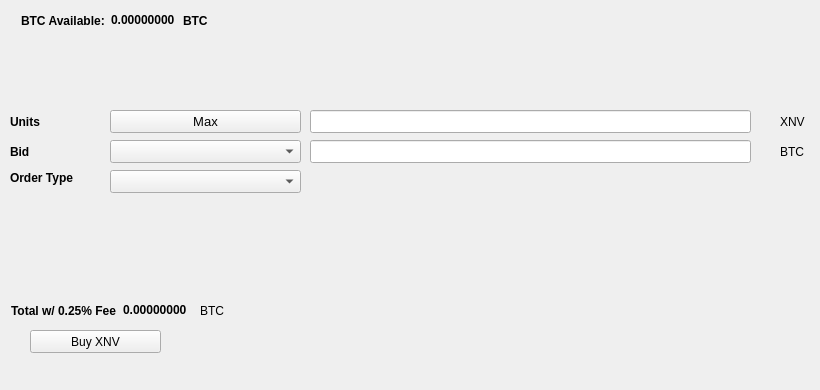
   <widget class="QWidget" name="BuyTab">
    <attribute name="title">
     <string>Buy</string>
    </attribute>
    <widget class="QPushButton" name="BuyXNV">
     <property name="geometry">
      <rect>
       <x>30</x>
       <y>330</y>
       <width>131</width>
       <height>23</height>
      </rect>
     </property>
     <property name="text">
      <string>Buy XNV</string>
     </property>
     <property name="icon">
      <iconset resource="../nvidiacash.qrc">
       <normaloff>:/icons/bitcoin</normaloff>:/icons/bitcoin</iconset>
     </property>
    </widget>
    <widget class="QLabel" name="label_3">
     <property name="geometry">
      <rect>
       <x>10</x>
       <y>110</y>
       <width>46</width>
       <height>23</height>
      </rect>
     </property>
     <property name="font">
      <font>
       <weight>75</weight>
       <bold>true</bold>
      </font>
     </property>
     <property name="text">
      <string>Units</string>
     </property>
    </widget>
    <widget class="QLineEdit" name="UnitsInput">
     <property name="geometry">
      <rect>
       <x>310</x>
       <y>110</y>
       <width>441</width>
       <height>23</height>
      </rect>
     </property>
     <property name="font">
      <font>
       <pointsize>9</pointsize>
       <weight>75</weight>
       <bold>true</bold>
      </font>
     </property>
    </widget>
    <widget class="QLineEdit" name="BuyBidPriceEdit">
     <property name="geometry">
      <rect>
       <x>310</x>
       <y>140</y>
       <width>441</width>
       <height>23</height>
      </rect>
     </property>
     <property name="font">
      <font>
       <pointsize>9</pointsize>
       <weight>75</weight>
       <bold>true</bold>
      </font>
     </property>
    </widget>
    <widget class="QLabel" name="label_4">
     <property name="geometry">
      <rect>
       <x>780</x>
       <y>110</y>
       <width>31</width>
       <height>23</height>
      </rect>
     </property>
     <property name="text">
      <string>XNV</string>
     </property>
    </widget>
    <widget class="QLabel" name="label_5">
     <property name="geometry">
      <rect>
       <x>780</x>
       <y>140</y>
       <width>31</width>
       <height>23</height>
      </rect>
     </property>
     <property name="text">
      <string>BTC</string>
     </property>
    </widget>
    <widget class="QLabel" name="label_6">
     <property name="geometry">
      <rect>
       <x>10</x>
       <y>140</y>
       <width>46</width>
       <height>23</height>
      </rect>
     </property>
     <property name="font">
      <font>
       <weight>75</weight>
       <bold>true</bold>
      </font>
     </property>
     <property name="text">
      <string>Bid</string>
     </property>
    </widget>
    <widget class="QLabel" name="label_7">
     <property name="geometry">
      <rect>
       <x>10</x>
       <y>170</y>
       <width>91</width>
       <height>16</height>
      </rect>
     </property>
     <property name="font">
      <font>
       <weight>75</weight>
       <bold>true</bold>
      </font>
     </property>
     <property name="text">
      <string>Order Type</string>
     </property>
    </widget>
    <widget class="QPushButton" name="Buy_Max_Amount">
     <property name="geometry">
      <rect>
       <x>110</x>
       <y>110</y>
       <width>191</width>
       <height>23</height>
      </rect>
     </property>
     <property name="font">
      <font>
       <pointsize>10</pointsize>
      </font>
     </property>
     <property name="text">
      <string>Max</string>
     </property>
    </widget>
    <widget class="QComboBox" name="BuyBidcomboBox">
     <property name="geometry">
      <rect>
       <x>110</x>
       <y>140</y>
       <width>191</width>
       <height>23</height>
      </rect>
     </property>
     <property name="font">
      <font>
       <pointsize>10</pointsize>
      </font>
     </property>
    </widget>
    <widget class="QComboBox" name="buyOrdertypeCombo">
     <property name="geometry">
      <rect>
       <x>110</x>
       <y>170</y>
       <width>191</width>
       <height>23</height>
      </rect>
     </property>
     <property name="font">
      <font>
       <pointsize>10</pointsize>
      </font>
     </property>
    </widget>
    <widget class="QWidget" name="layoutWidget1">
     <property name="geometry">
      <rect>
       <x>21</x>
       <y>11</y>
       <width>227</width>
       <height>19</height>
      </rect>
     </property>
     <layout class="QHBoxLayout" name="horizontalLayout_3">
      <item>
       <widget class="QLabel" name="label232">
        <property name="font">
         <font>
          <weight>75</weight>
          <bold>true</bold>
         </font>
        </property>
        <property name="text">
         <string>BTC Available:</string>
        </property>
       </widget>
      </item>
      <item>
       <widget class="QLabel" name="BtcAvailableLbl">
        <property name="palette">
         <palette>
          <active>
           <colorrole role="WindowText">
            <brush brushstyle="SolidPattern">
             <color alpha="255">
              <red>0</red>
              <green>0</green>
              <blue>0</blue>
             </color>
            </brush>
           </colorrole>
           <colorrole role="Button">
            <brush brushstyle="SolidPattern">
             <color alpha="255">
              <red>0</red>
              <green>170</green>
              <blue>0</blue>
             </color>
            </brush>
           </colorrole>
           <colorrole role="Light">
            <brush brushstyle="SolidPattern">
             <color alpha="255">
              <red>0</red>
              <green>255</green>
              <blue>0</blue>
             </color>
            </brush>
           </colorrole>
           <colorrole role="Midlight">
            <brush brushstyle="SolidPattern">
             <color alpha="255">
              <red>0</red>
              <green>212</green>
              <blue>0</blue>
             </color>
            </brush>
           </colorrole>
           <colorrole role="Dark">
            <brush brushstyle="SolidPattern">
             <color alpha="255">
              <red>0</red>
              <green>85</green>
              <blue>0</blue>
             </color>
            </brush>
           </colorrole>
           <colorrole role="Mid">
            <brush brushstyle="SolidPattern">
             <color alpha="255">
              <red>0</red>
              <green>113</green>
              <blue>0</blue>
             </color>
            </brush>
           </colorrole>
           <colorrole role="Text">
            <brush brushstyle="SolidPattern">
             <color alpha="255">
              <red>0</red>
              <green>170</green>
              <blue>0</blue>
             </color>
            </brush>
           </colorrole>
           <colorrole role="BrightText">
            <brush brushstyle="SolidPattern">
             <color alpha="255">
              <red>255</red>
              <green>255</green>
              <blue>255</blue>
             </color>
            </brush>
           </colorrole>
           <colorrole role="ButtonText">
            <brush brushstyle="SolidPattern">
             <color alpha="255">
              <red>0</red>
              <green>0</green>
              <blue>0</blue>
             </color>
            </brush>
           </colorrole>
           <colorrole role="Base">
            <brush brushstyle="SolidPattern">
             <color alpha="255">
              <red>255</red>
              <green>255</green>
              <blue>255</blue>
             </color>
            </brush>
           </colorrole>
           <colorrole role="Window">
            <brush brushstyle="SolidPattern">
             <color alpha="255">
              <red>0</red>
              <green>170</green>
              <blue>0</blue>
             </color>
            </brush>
           </colorrole>
           <colorrole role="Shadow">
            <brush brushstyle="SolidPattern">
             <color alpha="255">
              <red>0</red>
              <green>0</green>
              <blue>0</blue>
             </color>
            </brush>
           </colorrole>
           <colorrole role="AlternateBase">
            <brush brushstyle="SolidPattern">
             <color alpha="255">
              <red>127</red>
              <green>212</green>
              <blue>127</blue>
             </color>
            </brush>
           </colorrole>
           <colorrole role="ToolTipBase">
            <brush brushstyle="SolidPattern">
             <color alpha="255">
              <red>255</red>
              <green>255</green>
              <blue>220</blue>
             </color>
            </brush>
           </colorrole>
           <colorrole role="ToolTipText">
            <brush brushstyle="SolidPattern">
             <color alpha="255">
              <red>0</red>
              <green>0</green>
              <blue>0</blue>
             </color>
            </brush>
           </colorrole>
          </active>
          <inactive>
           <colorrole role="WindowText">
            <brush brushstyle="SolidPattern">
             <color alpha="255">
              <red>0</red>
              <green>0</green>
              <blue>0</blue>
             </color>
            </brush>
           </colorrole>
           <colorrole role="Button">
            <brush brushstyle="SolidPattern">
             <color alpha="255">
              <red>0</red>
              <green>170</green>
              <blue>0</blue>
             </color>
            </brush>
           </colorrole>
           <colorrole role="Light">
            <brush brushstyle="SolidPattern">
             <color alpha="255">
              <red>0</red>
              <green>255</green>
              <blue>0</blue>
             </color>
            </brush>
           </colorrole>
           <colorrole role="Midlight">
            <brush brushstyle="SolidPattern">
             <color alpha="255">
              <red>0</red>
              <green>212</green>
              <blue>0</blue>
             </color>
            </brush>
           </colorrole>
           <colorrole role="Dark">
            <brush brushstyle="SolidPattern">
             <color alpha="255">
              <red>0</red>
              <green>85</green>
              <blue>0</blue>
             </color>
            </brush>
           </colorrole>
           <colorrole role="Mid">
            <brush brushstyle="SolidPattern">
             <color alpha="255">
              <red>0</red>
              <green>113</green>
              <blue>0</blue>
             </color>
            </brush>
           </colorrole>
           <colorrole role="Text">
            <brush brushstyle="SolidPattern">
             <color alpha="255">
              <red>0</red>
              <green>170</green>
              <blue>0</blue>
             </color>
            </brush>
           </colorrole>
           <colorrole role="BrightText">
            <brush brushstyle="SolidPattern">
             <color alpha="255">
              <red>255</red>
              <green>255</green>
              <blue>255</blue>
             </color>
            </brush>
           </colorrole>
           <colorrole role="ButtonText">
            <brush brushstyle="SolidPattern">
             <color alpha="255">
              <red>0</red>
              <green>0</green>
              <blue>0</blue>
             </color>
            </brush>
           </colorrole>
           <colorrole role="Base">
            <brush brushstyle="SolidPattern">
             <color alpha="255">
              <red>255</red>
              <green>255</green>
              <blue>255</blue>
             </color>
            </brush>
           </colorrole>
           <colorrole role="Window">
            <brush brushstyle="SolidPattern">
             <color alpha="255">
              <red>0</red>
              <green>170</green>
              <blue>0</blue>
             </color>
            </brush>
           </colorrole>
           <colorrole role="Shadow">
            <brush brushstyle="SolidPattern">
             <color alpha="255">
              <red>0</red>
              <green>0</green>
              <blue>0</blue>
             </color>
            </brush>
           </colorrole>
           <colorrole role="AlternateBase">
            <brush brushstyle="SolidPattern">
             <color alpha="255">
              <red>127</red>
              <green>212</green>
              <blue>127</blue>
             </color>
            </brush>
           </colorrole>
           <colorrole role="ToolTipBase">
            <brush brushstyle="SolidPattern">
             <color alpha="255">
              <red>255</red>
              <green>255</green>
              <blue>220</blue>
             </color>
            </brush>
           </colorrole>
           <colorrole role="ToolTipText">
            <brush brushstyle="SolidPattern">
             <color alpha="255">
              <red>0</red>
              <green>0</green>
              <blue>0</blue>
             </color>
            </brush>
           </colorrole>
          </inactive>
          <disabled>
           <colorrole role="WindowText">
            <brush brushstyle="SolidPattern">
             <color alpha="255">
              <red>0</red>
              <green>85</green>
              <blue>0</blue>
             </color>
            </brush>
           </colorrole>
           <colorrole role="Button">
            <brush brushstyle="SolidPattern">
             <color alpha="255">
              <red>0</red>
              <green>170</green>
              <blue>0</blue>
             </color>
            </brush>
           </colorrole>
           <colorrole role="Light">
            <brush brushstyle="SolidPattern">
             <color alpha="255">
              <red>0</red>
              <green>255</green>
              <blue>0</blue>
             </color>
            </brush>
           </colorrole>
           <colorrole role="Midlight">
            <brush brushstyle="SolidPattern">
             <color alpha="255">
              <red>0</red>
              <green>212</green>
              <blue>0</blue>
             </color>
            </brush>
           </colorrole>
           <colorrole role="Dark">
            <brush brushstyle="SolidPattern">
             <color alpha="255">
              <red>0</red>
              <green>85</green>
              <blue>0</blue>
             </color>
            </brush>
           </colorrole>
           <colorrole role="Mid">
            <brush brushstyle="SolidPattern">
             <color alpha="255">
              <red>0</red>
              <green>113</green>
              <blue>0</blue>
             </color>
            </brush>
           </colorrole>
           <colorrole role="Text">
            <brush brushstyle="SolidPattern">
             <color alpha="255">
              <red>0</red>
              <green>85</green>
              <blue>0</blue>
             </color>
            </brush>
           </colorrole>
           <colorrole role="BrightText">
            <brush brushstyle="SolidPattern">
             <color alpha="255">
              <red>255</red>
              <green>255</green>
              <blue>255</blue>
             </color>
            </brush>
           </colorrole>
           <colorrole role="ButtonText">
            <brush brushstyle="SolidPattern">
             <color alpha="255">
              <red>0</red>
              <green>85</green>
              <blue>0</blue>
             </color>
            </brush>
           </colorrole>
           <colorrole role="Base">
            <brush brushstyle="SolidPattern">
             <color alpha="255">
              <red>0</red>
              <green>170</green>
              <blue>0</blue>
             </color>
            </brush>
           </colorrole>
           <colorrole role="Window">
            <brush brushstyle="SolidPattern">
             <color alpha="255">
              <red>0</red>
              <green>170</green>
              <blue>0</blue>
             </color>
            </brush>
           </colorrole>
           <colorrole role="Shadow">
            <brush brushstyle="SolidPattern">
             <color alpha="255">
              <red>0</red>
              <green>0</green>
              <blue>0</blue>
             </color>
            </brush>
           </colorrole>
           <colorrole role="AlternateBase">
            <brush brushstyle="SolidPattern">
             <color alpha="255">
              <red>0</red>
              <green>170</green>
              <blue>0</blue>
             </color>
            </brush>
           </colorrole>
           <colorrole role="ToolTipBase">
            <brush brushstyle="SolidPattern">
             <color alpha="255">
              <red>255</red>
              <green>255</green>
              <blue>220</blue>
             </color>
            </brush>
           </colorrole>
           <colorrole role="ToolTipText">
            <brush brushstyle="SolidPattern">
             <color alpha="255">
              <red>0</red>
              <green>0</green>
              <blue>0</blue>
             </color>
            </brush>
           </colorrole>
          </disabled>
         </palette>
        </property>
        <property name="font">
         <font>
          <weight>75</weight>
          <bold>true</bold>
         </font>
        </property>
        <property name="text">
         <string>0.00000000</string>
        </property>
        <property name="textInteractionFlags">
         <set>Qt::LinksAccessibleByMouse|Qt::TextSelectableByKeyboard|Qt::TextSelectableByMouse</set>
        </property>
       </widget>
      </item>
      <item>
       <widget class="QLabel" name="BtcAvailableLbl_2">
        <property name="font">
         <font>
          <weight>75</weight>
          <bold>true</bold>
         </font>
        </property>
        <property name="text">
         <string>BTC</string>
        </property>
       </widget>
      </item>
     </layout>
    </widget>
    <widget class="QWidget" name="layoutWidge2">
     <property name="geometry">
      <rect>
       <x>11</x>
       <y>301</y>
       <width>259</width>
       <height>19</height>
      </rect>
     </property>
     <layout class="QHBoxLayout" name="horizontalLayout_4">
      <item>
       <widget class="QLabel" name="label_9">
        <property name="font">
         <font>
          <weight>75</weight>
          <bold>true</bold>
         </font>
        </property>
        <property name="text">
         <string>Total w/ 0.25% Fee</string>
        </property>
       </widget>
      </item>
      <item>
       <widget class="QLabel" name="BuyCostLabel">
        <property name="palette">
         <palette>
          <active>
           <colorrole role="WindowText">
            <brush brushstyle="SolidPattern">
             <color alpha="255">
              <red>0</red>
              <green>0</green>
              <blue>0</blue>
             </color>
            </brush>
           </colorrole>
           <colorrole role="Button">
            <brush brushstyle="SolidPattern">
             <color alpha="255">
              <red>0</red>
              <green>170</green>
              <blue>0</blue>
             </color>
            </brush>
           </colorrole>
           <colorrole role="Light">
            <brush brushstyle="SolidPattern">
             <color alpha="255">
              <red>0</red>
              <green>255</green>
              <blue>0</blue>
             </color>
            </brush>
           </colorrole>
           <colorrole role="Midlight">
            <brush brushstyle="SolidPattern">
             <color alpha="255">
              <red>0</red>
              <green>212</green>
              <blue>0</blue>
             </color>
            </brush>
           </colorrole>
           <colorrole role="Dark">
            <brush brushstyle="SolidPattern">
             <color alpha="255">
              <red>0</red>
              <green>85</green>
              <blue>0</blue>
             </color>
            </brush>
           </colorrole>
           <colorrole role="Mid">
            <brush brushstyle="SolidPattern">
             <color alpha="255">
              <red>0</red>
              <green>113</green>
              <blue>0</blue>
             </color>
            </brush>
           </colorrole>
           <colorrole role="Text">
            <brush brushstyle="SolidPattern">
             <color alpha="255">
              <red>0</red>
              <green>170</green>
              <blue>0</blue>
             </color>
            </brush>
           </colorrole>
           <colorrole role="BrightText">
            <brush brushstyle="SolidPattern">
             <color alpha="255">
              <red>255</red>
              <green>255</green>
              <blue>255</blue>
             </color>
            </brush>
           </colorrole>
           <colorrole role="ButtonText">
            <brush brushstyle="SolidPattern">
             <color alpha="255">
              <red>0</red>
              <green>0</green>
              <blue>0</blue>
             </color>
            </brush>
           </colorrole>
           <colorrole role="Base">
            <brush brushstyle="SolidPattern">
             <color alpha="255">
              <red>255</red>
              <green>255</green>
              <blue>255</blue>
             </color>
            </brush>
           </colorrole>
           <colorrole role="Window">
            <brush brushstyle="SolidPattern">
             <color alpha="255">
              <red>0</red>
              <green>170</green>
              <blue>0</blue>
             </color>
            </brush>
           </colorrole>
           <colorrole role="Shadow">
            <brush brushstyle="SolidPattern">
             <color alpha="255">
              <red>0</red>
              <green>0</green>
              <blue>0</blue>
             </color>
            </brush>
           </colorrole>
           <colorrole role="AlternateBase">
            <brush brushstyle="SolidPattern">
             <color alpha="255">
              <red>127</red>
              <green>212</green>
              <blue>127</blue>
             </color>
            </brush>
           </colorrole>
           <colorrole role="ToolTipBase">
            <brush brushstyle="SolidPattern">
             <color alpha="255">
              <red>255</red>
              <green>255</green>
              <blue>220</blue>
             </color>
            </brush>
           </colorrole>
           <colorrole role="ToolTipText">
            <brush brushstyle="SolidPattern">
             <color alpha="255">
              <red>0</red>
              <green>0</green>
              <blue>0</blue>
             </color>
            </brush>
           </colorrole>
          </active>
          <inactive>
           <colorrole role="WindowText">
            <brush brushstyle="SolidPattern">
             <color alpha="255">
              <red>0</red>
              <green>0</green>
              <blue>0</blue>
             </color>
            </brush>
           </colorrole>
           <colorrole role="Button">
            <brush brushstyle="SolidPattern">
             <color alpha="255">
              <red>0</red>
              <green>170</green>
              <blue>0</blue>
             </color>
            </brush>
           </colorrole>
           <colorrole role="Light">
            <brush brushstyle="SolidPattern">
             <color alpha="255">
              <red>0</red>
              <green>255</green>
              <blue>0</blue>
             </color>
            </brush>
           </colorrole>
           <colorrole role="Midlight">
            <brush brushstyle="SolidPattern">
             <color alpha="255">
              <red>0</red>
              <green>212</green>
              <blue>0</blue>
             </color>
            </brush>
           </colorrole>
           <colorrole role="Dark">
            <brush brushstyle="SolidPattern">
             <color alpha="255">
              <red>0</red>
              <green>85</green>
              <blue>0</blue>
             </color>
            </brush>
           </colorrole>
           <colorrole role="Mid">
            <brush brushstyle="SolidPattern">
             <color alpha="255">
              <red>0</red>
              <green>113</green>
              <blue>0</blue>
             </color>
            </brush>
           </colorrole>
           <colorrole role="Text">
            <brush brushstyle="SolidPattern">
             <color alpha="255">
              <red>0</red>
              <green>170</green>
              <blue>0</blue>
             </color>
            </brush>
           </colorrole>
           <colorrole role="BrightText">
            <brush brushstyle="SolidPattern">
             <color alpha="255">
              <red>255</red>
              <green>255</green>
              <blue>255</blue>
             </color>
            </brush>
           </colorrole>
           <colorrole role="ButtonText">
            <brush brushstyle="SolidPattern">
             <color alpha="255">
              <red>0</red>
              <green>0</green>
              <blue>0</blue>
             </color>
            </brush>
           </colorrole>
           <colorrole role="Base">
            <brush brushstyle="SolidPattern">
             <color alpha="255">
              <red>255</red>
              <green>255</green>
              <blue>255</blue>
             </color>
            </brush>
           </colorrole>
           <colorrole role="Window">
            <brush brushstyle="SolidPattern">
             <color alpha="255">
              <red>0</red>
              <green>170</green>
              <blue>0</blue>
             </color>
            </brush>
           </colorrole>
           <colorrole role="Shadow">
            <brush brushstyle="SolidPattern">
             <color alpha="255">
              <red>0</red>
              <green>0</green>
              <blue>0</blue>
             </color>
            </brush>
           </colorrole>
           <colorrole role="AlternateBase">
            <brush brushstyle="SolidPattern">
             <color alpha="255">
              <red>127</red>
              <green>212</green>
              <blue>127</blue>
             </color>
            </brush>
           </colorrole>
           <colorrole role="ToolTipBase">
            <brush brushstyle="SolidPattern">
             <color alpha="255">
              <red>255</red>
              <green>255</green>
              <blue>220</blue>
             </color>
            </brush>
           </colorrole>
           <colorrole role="ToolTipText">
            <brush brushstyle="SolidPattern">
             <color alpha="255">
              <red>0</red>
              <green>0</green>
              <blue>0</blue>
             </color>
            </brush>
           </colorrole>
          </inactive>
          <disabled>
           <colorrole role="WindowText">
            <brush brushstyle="SolidPattern">
             <color alpha="255">
              <red>0</red>
              <green>85</green>
              <blue>0</blue>
             </color>
            </brush>
           </colorrole>
           <colorrole role="Button">
            <brush brushstyle="SolidPattern">
             <color alpha="255">
              <red>0</red>
              <green>170</green>
              <blue>0</blue>
             </color>
            </brush>
           </colorrole>
           <colorrole role="Light">
            <brush brushstyle="SolidPattern">
             <color alpha="255">
              <red>0</red>
              <green>255</green>
              <blue>0</blue>
             </color>
            </brush>
           </colorrole>
           <colorrole role="Midlight">
            <brush brushstyle="SolidPattern">
             <color alpha="255">
              <red>0</red>
              <green>212</green>
              <blue>0</blue>
             </color>
            </brush>
           </colorrole>
           <colorrole role="Dark">
            <brush brushstyle="SolidPattern">
             <color alpha="255">
              <red>0</red>
              <green>85</green>
              <blue>0</blue>
             </color>
            </brush>
           </colorrole>
           <colorrole role="Mid">
            <brush brushstyle="SolidPattern">
             <color alpha="255">
              <red>0</red>
              <green>113</green>
              <blue>0</blue>
             </color>
            </brush>
           </colorrole>
           <colorrole role="Text">
            <brush brushstyle="SolidPattern">
             <color alpha="255">
              <red>0</red>
              <green>85</green>
              <blue>0</blue>
             </color>
            </brush>
           </colorrole>
           <colorrole role="BrightText">
            <brush brushstyle="SolidPattern">
             <color alpha="255">
              <red>255</red>
              <green>255</green>
              <blue>255</blue>
             </color>
            </brush>
           </colorrole>
           <colorrole role="ButtonText">
            <brush brushstyle="SolidPattern">
             <color alpha="255">
              <red>0</red>
              <green>85</green>
              <blue>0</blue>
             </color>
            </brush>
           </colorrole>
           <colorrole role="Base">
            <brush brushstyle="SolidPattern">
             <color alpha="255">
              <red>0</red>
              <green>170</green>
              <blue>0</blue>
             </color>
            </brush>
           </colorrole>
           <colorrole role="Window">
            <brush brushstyle="SolidPattern">
             <color alpha="255">
              <red>0</red>
              <green>170</green>
              <blue>0</blue>
             </color>
            </brush>
           </colorrole>
           <colorrole role="Shadow">
            <brush brushstyle="SolidPattern">
             <color alpha="255">
              <red>0</red>
              <green>0</green>
              <blue>0</blue>
             </color>
            </brush>
           </colorrole>
           <colorrole role="AlternateBase">
            <brush brushstyle="SolidPattern">
             <color alpha="255">
              <red>0</red>
              <green>170</green>
              <blue>0</blue>
             </color>
            </brush>
           </colorrole>
           <colorrole role="ToolTipBase">
            <brush brushstyle="SolidPattern">
             <color alpha="255">
              <red>255</red>
              <green>255</green>
              <blue>220</blue>
             </color>
            </brush>
           </colorrole>
           <colorrole role="ToolTipText">
            <brush brushstyle="SolidPattern">
             <color alpha="255">
              <red>0</red>
              <green>0</green>
              <blue>0</blue>
             </color>
            </brush>
           </colorrole>
          </disabled>
         </palette>
        </property>
        <property name="font">
         <font>
          <weight>75</weight>
          <bold>true</bold>
         </font>
        </property>
        <property name="autoFillBackground">
         <bool>false</bool>
        </property>
        <property name="text">
         <string>0.00000000</string>
        </property>
        <property name="textInteractionFlags">
         <set>Qt::LinksAccessibleByMouse|Qt::TextSelectableByMouse</set>
        </property>
       </widget>
      </item>
      <item>
       <widget class="QLabel" name="label_10">
        <property name="font">
         <font>
          <weight>50</weight>
          <bold>false</bold>
         </font>
        </property>
        <property name="text">
         <string>BTC</string>
        </property>
       </widget>
      </item>
     </layout>
    </widget>
    <widget class="QLabel" name="label_24">
     <property name="geometry">
      <rect>
       <x>460</x>
       <y>300</y>
       <width>281</width>
       <height>81</height>
      </rect>
     </property>
     <property name="text">
      <string/>
     </property>
     <property name="pixmap">
      <pixmap>:/images/bittrex</pixmap>
     </property>
    </widget>
   </widget>
